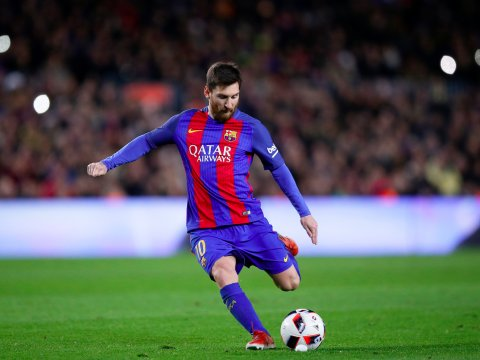
#> input picture ResimOkumaİşlemleri/messi.jpg, 480 x 360 px
$ python resim_ozellikler.py
#> lines starting #> are read from the running program, lines starting #| are printed output that depends on the picture
import cv2
import numpy as np

img=cv2.imread('messi.jpg')
#> img is the input picture: shape (360, 480, 3); mean B, G, R 80, 85.6, 80.5

#img[:,:,1]=0
print(img[:,:,1])
#> (printed output is left out)
alanmavi=img[:,:,0]
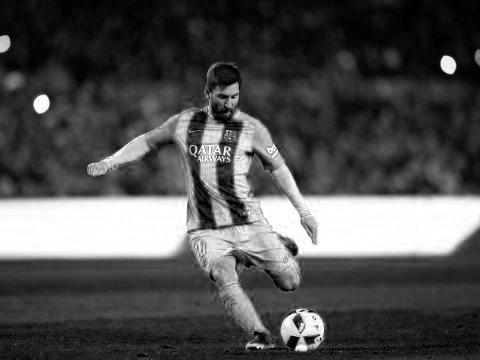
#> alanmavi: shape (360, 480); min 0, max 255, mean 80
alanyesil=img[:,:,1]
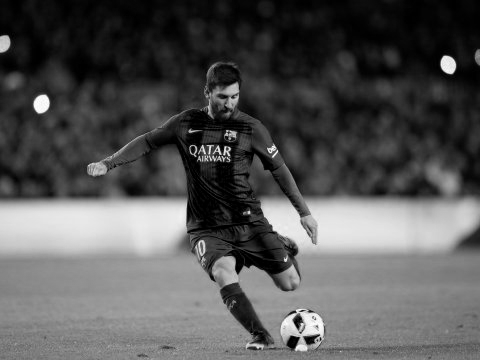
#> alanyesil: shape (360, 480); min 0, max 255, mean 85.6
alankirmizi=img[:,:,2]
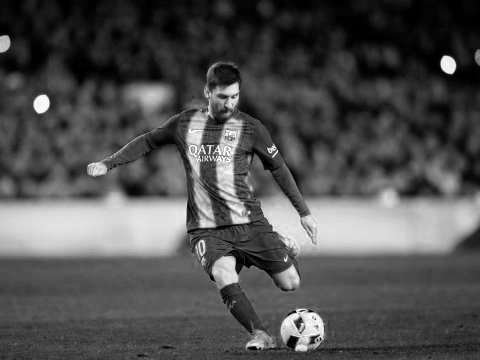
#> alankirmizi: shape (360, 480); min 0, max 255, mean 80.5
img[:,:,1]=0
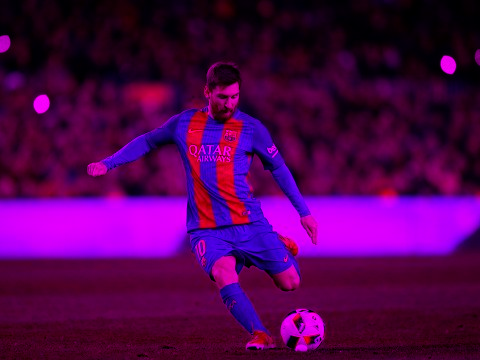
#> img: shape (360, 480, 3); mean B, G, R 80, 0, 80.5
img[:,:,2]=0
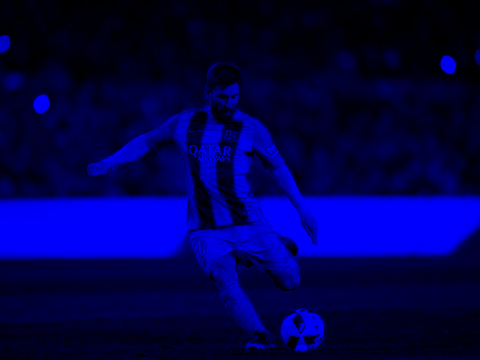
#> img: shape (360, 480, 3); mean B, G, R 80, 0, 0

cv2.imshow('alanmavi',alanmavi)
cv2.imshow('img',img)
#cv2.imshow('alanyesil',alanyesil)
#cv2.imshow('alankirmizi',alankirmizi)
cv2.waitKey(0)
cv2.destroyAllWindows()

$ run again, with ResimOkumaİşlemleri/cicek.jpg copied over ResimOkumaİşlemleri/messi.jpg
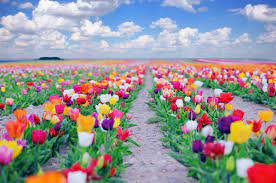
#> input picture ResimOkumaİşlemleri/cicek.jpg, 276 x 183 px
#> img is the input picture: shape (183, 276, 3); mean B, G, R 148.8, 146.9, 150.2
#> (printed output is left out)
#> `alankirmizi=img[:,:,2]`:
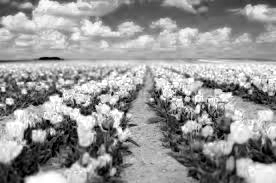
#> alankirmizi: shape (183, 276); min 0, max 255, mean 150.2
#> `img[:,:,2]=0`:
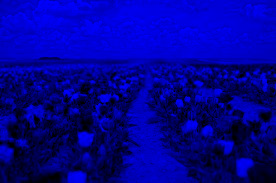
#> img: shape (183, 276, 3); mean B, G, R 148.8, 0, 0
